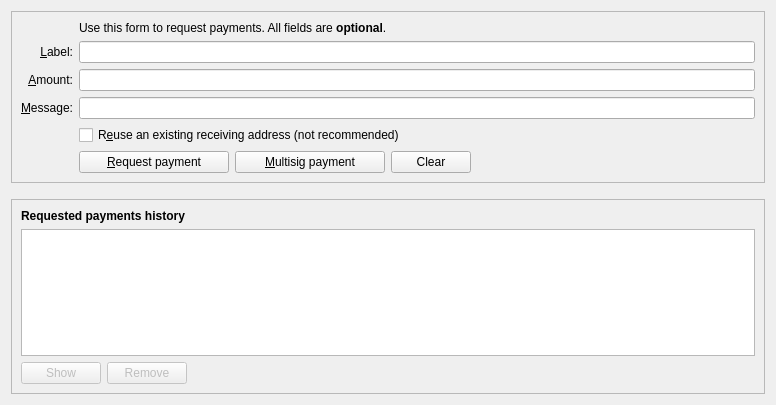
<?xml version="1.0" encoding="UTF-8"?>
<ui version="4.0">
 <class>ReceiveCoinsDialog</class>
 <widget class="QWidget" name="ReceiveCoinsDialog">
  <property name="geometry">
   <rect>
    <x>0</x>
    <y>0</y>
    <width>776</width>
    <height>405</height>
   </rect>
  </property>
  <layout class="QVBoxLayout" name="verticalLayout" stretch="0,0,1">
   <item>
    <widget class="QFrame" name="frame2">
     <property name="sizePolicy">
      <sizepolicy hsizetype="Preferred" vsizetype="Expanding">
       <horstretch>0</horstretch>
       <verstretch>0</verstretch>
      </sizepolicy>
     </property>
     <property name="frameShape">
      <enum>QFrame::StyledPanel</enum>
     </property>
     <property name="frameShadow">
      <enum>QFrame::Sunken</enum>
     </property>
     <layout class="QVBoxLayout" name="verticalLayout_3">
      <item>
       <layout class="QGridLayout" name="gridLayout">
        <item row="7" column="2">
         <widget class="QCheckBox" name="reuseAddress">
          <property name="toolTip">
           <string>Reuse one of the previously used receiving addresses. Reusing addresses has security and privacy issues. Do not use this unless re-generating a payment request made before.</string>
          </property>
          <property name="text">
           <string>R&amp;euse an existing receiving address (not recommended)</string>
          </property>
         </widget>
        </item>
        <item row="7" column="0">
         <widget class="QLabel" name="label_4">
          <property name="text">
           <string/>
          </property>
         </widget>
        </item>
        <item row="6" column="0">
         <widget class="QLabel" name="label_3">
          <property name="toolTip">
           <string>An optional message to attach to the payment request, which will be displayed when the request is opened. Note: The message will not be sent with the payment over the Dogecoin network.</string>
          </property>
          <property name="text">
           <string>&amp;Message:</string>
          </property>
          <property name="alignment">
           <set>Qt::AlignRight|Qt::AlignTrailing|Qt::AlignVCenter</set>
          </property>
          <property name="buddy">
           <cstring>reqMessage</cstring>
          </property>
         </widget>
        </item>
        <item row="4" column="2">
         <widget class="QLineEdit" name="reqLabel">
          <property name="toolTip">
           <string>An optional label to associate with the new receiving address.</string>
          </property>
         </widget>
        </item>
        <item row="6" column="2">
         <widget class="QLineEdit" name="reqMessage">
          <property name="toolTip">
           <string>An optional message to attach to the payment request, which will be displayed when the request is opened. Note: The message will not be sent with the payment over the Dogecoin network.</string>
          </property>
         </widget>
        </item>
        <item row="2" column="2">
         <widget class="QLabel" name="label_5">
          <property name="text">
           <string>Use this form to request payments. All fields are &lt;b&gt;optional&lt;/b&gt;.</string>
          </property>
         </widget>
        </item>
        <item row="4" column="0">
         <widget class="QLabel" name="label_2">
          <property name="toolTip">
           <string>An optional label to associate with the new receiving address.</string>
          </property>
          <property name="text">
           <string>&amp;Label:</string>
          </property>
          <property name="alignment">
           <set>Qt::AlignRight|Qt::AlignTrailing|Qt::AlignVCenter</set>
          </property>
          <property name="buddy">
           <cstring>reqLabel</cstring>
          </property>
         </widget>
        </item>
        <item row="5" column="0">
         <widget class="QLabel" name="label">
          <property name="toolTip">
           <string>An optional amount to request. Leave this empty or zero to not request a specific amount.</string>
          </property>
          <property name="text">
           <string>&amp;Amount:</string>
          </property>
          <property name="alignment">
           <set>Qt::AlignRight|Qt::AlignTrailing|Qt::AlignVCenter</set>
          </property>
          <property name="buddy">
           <cstring>reqAmount</cstring>
          </property>
         </widget>
        </item>
        <item row="5" column="2">
         <widget class="BitcoinAmountField" name="reqAmount">
          <property name="minimumSize">
           <size>
            <width>80</width>
            <height>0</height>
           </size>
          </property>
          <property name="toolTip">
           <string>An optional amount to request. Leave this empty or zero to not request a specific amount.</string>
          </property>
         </widget>
        </item>
        <item row="8" column="2">
         <layout class="QHBoxLayout" name="horizontalLayout">
          <item>
           <widget class="QPushButton" name="receiveButton">
            <property name="minimumSize">
             <size>
              <width>150</width>
              <height>0</height>
             </size>
            </property>
            <property name="text">
             <string>&amp;Request payment</string>
            </property>
            <property name="icon">
             <iconset resource="../bitcoin.qrc">
              <normaloff>:/icons/receiving_addresses</normaloff>:/icons/receiving_addresses</iconset>
            </property>
           </widget>
          </item>
          <item>
           <widget class="QPushButton" name="multisigButton">
            <property name="minimumSize">
             <size>
              <width>150</width>
              <height>0</height>
             </size>
            </property>
            <property name="text">
             <string>&amp;Multisig payment</string>
            </property>
            <property name="icon">
             <iconset resource="../bitcoin.qrc">
              <normaloff>:/icons/multisig</normaloff>:/icons/multisig</iconset>
            </property>
           </widget>
          </item>
          <item>
           <widget class="QPushButton" name="clearButton">
            <property name="sizePolicy">
             <sizepolicy hsizetype="Minimum" vsizetype="Fixed">
              <horstretch>0</horstretch>
              <verstretch>0</verstretch>
             </sizepolicy>
            </property>
            <property name="toolTip">
             <string>Clear all fields of the form.</string>
            </property>
            <property name="text">
             <string>Clear</string>
            </property>
            <property name="icon">
             <iconset resource="../bitcoin.qrc">
              <normaloff>:/icons/remove</normaloff>:/icons/remove</iconset>
            </property>
            <property name="autoDefault">
             <bool>false</bool>
            </property>
           </widget>
          </item>
          <item>
           <spacer name="horizontalSpacer">
            <property name="orientation">
             <enum>Qt::Horizontal</enum>
            </property>
            <property name="sizeHint" stdset="0">
             <size>
              <width>40</width>
              <height>20</height>
             </size>
            </property>
           </spacer>
          </item>
         </layout>
        </item>
        <item row="8" column="0">
         <widget class="QLabel" name="label_7">
          <property name="text">
           <string/>
          </property>
         </widget>
        </item>
       </layout>
      </item>
     </layout>
    </widget>
   </item>
   <item>
    <spacer name="verticalSpacer_2">
     <property name="orientation">
      <enum>Qt::Vertical</enum>
     </property>
     <property name="sizeHint" stdset="0">
      <size>
       <width>20</width>
       <height>10</height>
      </size>
     </property>
    </spacer>
   </item>
   <item>
    <widget class="QFrame" name="frame">
     <property name="sizePolicy">
      <sizepolicy hsizetype="Preferred" vsizetype="Expanding">
       <horstretch>0</horstretch>
       <verstretch>0</verstretch>
      </sizepolicy>
     </property>
     <property name="frameShape">
      <enum>QFrame::StyledPanel</enum>
     </property>
     <property name="frameShadow">
      <enum>QFrame::Raised</enum>
     </property>
     <layout class="QVBoxLayout" name="verticalLayout_2">
      <item>
       <widget class="QLabel" name="label_6">
        <property name="font">
         <font>
          <weight>75</weight>
          <bold>true</bold>
         </font>
        </property>
        <property name="text">
         <string>Requested payments history</string>
        </property>
       </widget>
      </item>
      <item>
       <widget class="QTableView" name="recentRequestsView">
        <property name="contextMenuPolicy">
         <enum>Qt::CustomContextMenu</enum>
        </property>
        <property name="tabKeyNavigation">
         <bool>false</bool>
        </property>
        <property name="sortingEnabled">
         <bool>true</bool>
        </property>
       </widget>
      </item>
      <item>
       <layout class="QHBoxLayout" name="horizontalLayout_2">
        <item>
         <widget class="QPushButton" name="showRequestButton">
          <property name="enabled">
           <bool>false</bool>
          </property>
          <property name="toolTip">
           <string>Show the selected request (does the same as double clicking an entry)</string>
          </property>
          <property name="text">
           <string>Show</string>
          </property>
          <property name="icon">
           <iconset resource="../bitcoin.qrc">
            <normaloff>:/icons/edit</normaloff>:/icons/edit</iconset>
          </property>
          <property name="autoDefault">
           <bool>false</bool>
          </property>
         </widget>
        </item>
        <item>
         <widget class="QPushButton" name="removeRequestButton">
          <property name="enabled">
           <bool>false</bool>
          </property>
          <property name="toolTip">
           <string>Remove the selected entries from the list</string>
          </property>
          <property name="text">
           <string>Remove</string>
          </property>
          <property name="icon">
           <iconset resource="../bitcoin.qrc">
            <normaloff>:/icons/remove</normaloff>:/icons/remove</iconset>
          </property>
          <property name="autoDefault">
           <bool>false</bool>
          </property>
         </widget>
        </item>
        <item>
         <spacer name="horizontalSpacer_2">
          <property name="orientation">
           <enum>Qt::Horizontal</enum>
          </property>
          <property name="sizeHint" stdset="0">
           <size>
            <width>40</width>
            <height>20</height>
           </size>
          </property>
         </spacer>
        </item>
       </layout>
      </item>
     </layout>
    </widget>
   </item>
  </layout>
 </widget>
 <customwidgets>
  <customwidget>
   <class>BitcoinAmountField</class>
   <extends>QLineEdit</extends>
   <header>bitcoinamountfield.h</header>
   <container>1</container>
  </customwidget>
 </customwidgets>
 <tabstops>
  <tabstop>reqLabel</tabstop>
  <tabstop>reqAmount</tabstop>
  <tabstop>reqMessage</tabstop>
  <tabstop>reuseAddress</tabstop>
  <tabstop>receiveButton</tabstop>
  <tabstop>multisigButton</tabstop>
  <tabstop>clearButton</tabstop>
  <tabstop>recentRequestsView</tabstop>
  <tabstop>showRequestButton</tabstop>
  <tabstop>removeRequestButton</tabstop>
 </tabstops>
 <resources>
  <include location="../bitcoin.qrc"/>
 </resources>
 <connections/>
</ui>
